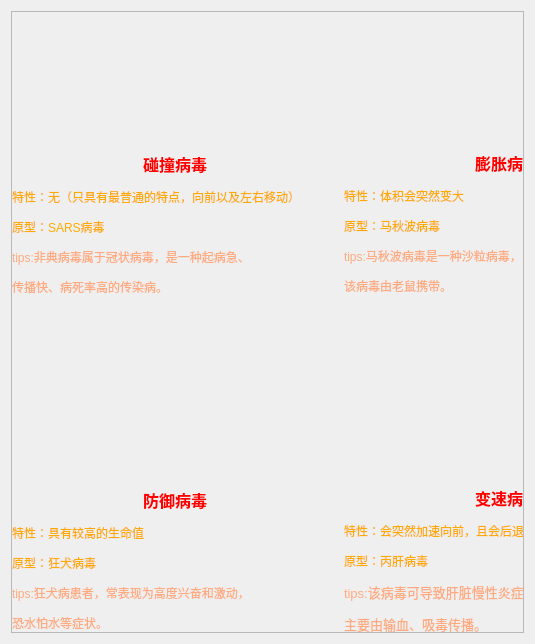
<?xml version="1.0" encoding="UTF-8"?>
<ui version="4.0">
 <class>HandBookScene</class>
 <widget class="QWidget" name="HandBookScene">
  <property name="geometry">
   <rect>
    <x>0</x>
    <y>0</y>
    <width>535</width>
    <height>644</height>
   </rect>
  </property>
  <property name="windowTitle">
   <string>Form</string>
  </property>
  <layout class="QVBoxLayout" name="verticalLayout">
   <item>
    <widget class="QScrollArea" name="scrollArea">
     <property name="widgetResizable">
      <bool>true</bool>
     </property>
     <widget class="QWidget" name="scrollAreaWidgetContents_2">
      <property name="geometry">
       <rect>
        <x>0</x>
        <y>0</y>
        <width>511</width>
        <height>620</height>
       </rect>
      </property>
      <property name="minimumSize">
       <size>
        <width>0</width>
        <height>0</height>
       </size>
      </property>
      <widget class="QWidget" name="layoutWidget">
       <property name="geometry">
        <rect>
         <x>0</x>
         <y>0</y>
         <width>658</width>
         <height>623</height>
        </rect>
       </property>
       <layout class="QGridLayout" name="gridLayout">
        <item row="2" column="0">
         <widget class="QLabel" name="label_3">
          <property name="styleSheet">
           <string notr="true">min-height:200px;</string>
          </property>
          <property name="text">
           <string>&lt;html&gt;&lt;head/&gt;&lt;body&gt;&lt;p align=&quot;center&quot;&gt;&lt;span style=&quot; font-size:12pt; font-weight:700; color:#ff0000;&quot;&gt;碰撞病毒&lt;/span&gt;&lt;/p&gt;&lt;p&gt;&lt;span style=&quot; color:#ffaa00;&quot;&gt;特性：无（只具有最普通的特点，向前以及左右移动）&lt;/span&gt;&lt;/p&gt;&lt;p&gt;&lt;span style=&quot; color:#ffaa00;&quot;&gt;原型：SARS病毒&lt;/span&gt;&lt;/p&gt;&lt;p&gt;&lt;span style=&quot; color:#ffaa7f;&quot;&gt;tips:非典病毒属于冠状病毒，是一种起病急、&lt;/span&gt;&lt;/p&gt;&lt;p&gt;&lt;span style=&quot; color:#ffaa7f;&quot;&gt;传播快、病死率高的传染病。&lt;/span&gt;&lt;/p&gt;&lt;/body&gt;&lt;/html&gt;</string>
          </property>
         </widget>
        </item>
        <item row="5" column="0">
         <widget class="QLabel" name="label_9">
          <property name="styleSheet">
           <string notr="true">min-height:150px;</string>
          </property>
          <property name="text">
           <string>&lt;html&gt;&lt;head/&gt;&lt;body&gt;&lt;p align=&quot;center&quot;&gt;&lt;span style=&quot; font-size:12pt; font-weight:700; color:#ff0000;&quot;&gt;防御病毒&lt;/span&gt;&lt;/p&gt;&lt;p&gt;&lt;span style=&quot; color:#ffaa00;&quot;&gt;特性：具有较高的生命值&lt;/span&gt;&lt;/p&gt;&lt;p&gt;&lt;span style=&quot; color:#ffaa00;&quot;&gt;原型：狂犬病毒&lt;/span&gt;&lt;/p&gt;&lt;p&gt;&lt;span style=&quot; color:#ffaa7f;&quot;&gt;tips:狂犬病患者，常表现为高度兴奋和激动，&lt;/span&gt;&lt;/p&gt;&lt;p&gt;&lt;span style=&quot; color:#ffaa7f;&quot;&gt;恐水怕水等症状。&lt;/span&gt;&lt;/p&gt;&lt;/body&gt;&lt;/html&gt;</string>
          </property>
         </widget>
        </item>
        <item row="4" column="1">
         <widget class="QLabel" name="label_4">
          <property name="styleSheet">
           <string notr="true">background-image:url(:/img/images/mrq04.png);
background-repeat: no-repeat;
background-position: center;
min-height:80px;</string>
          </property>
          <property name="text">
           <string/>
          </property>
         </widget>
        </item>
        <item row="2" column="1" rowspan="2">
         <widget class="QLabel" name="label_2">
          <property name="styleSheet">
           <string notr="true">min-height:80px;</string>
          </property>
          <property name="text">
           <string>&lt;html&gt;&lt;head/&gt;&lt;body&gt;&lt;p align=&quot;center&quot;&gt;&lt;span style=&quot; font-size:12pt; font-weight:700; color:#ff0000;&quot;&gt;膨胀病毒&lt;/span&gt;&lt;/p&gt;&lt;p&gt;&lt;span style=&quot; color:#ffaa00;&quot;&gt;特性：体积会突然变大&lt;/span&gt;&lt;/p&gt;&lt;p&gt;&lt;span style=&quot; color:#ffaa00;&quot;&gt;原型：马秋波病毒&lt;/span&gt;&lt;/p&gt;&lt;p&gt;&lt;span style=&quot; color:#ffaa7f;&quot;&gt;tips:马秋波病毒是一种沙粒病毒，&lt;/span&gt;&lt;/p&gt;&lt;p&gt;&lt;span style=&quot; color:#ffaa7f;&quot;&gt;该病毒由老鼠携带。&lt;/span&gt;&lt;/p&gt;&lt;/body&gt;&lt;/html&gt;</string>
          </property>
         </widget>
        </item>
        <item row="5" column="1">
         <widget class="QLabel" name="label_7">
          <property name="styleSheet">
           <string notr="true">min-height:80px;</string>
          </property>
          <property name="text">
           <string>&lt;html&gt;&lt;head/&gt;&lt;body&gt;&lt;p align=&quot;center&quot;&gt;&lt;span style=&quot; font-size:12pt; font-weight:700; color:#ff0000;&quot;&gt;变速病毒&lt;/span&gt;&lt;/p&gt;&lt;p&gt;&lt;span style=&quot; color:#ffaa00;&quot;&gt;特性：会突然加速向前，且会后退&lt;/span&gt;&lt;/p&gt;&lt;p&gt;&lt;span style=&quot; color:#ffaa00;&quot;&gt;原型：丙肝病毒&lt;/span&gt;&lt;/p&gt;&lt;p&gt;&lt;span style=&quot; font-size:10pt; color:#ffaa7f;&quot;&gt;tips:该病毒可导致肝脏慢性炎症坏死，&lt;/span&gt;&lt;/p&gt;&lt;p&gt;&lt;span style=&quot; font-size:10pt; color:#ffaa7f;&quot;&gt;主要由输血、吸毒传播。&lt;/span&gt;&lt;/p&gt;&lt;/body&gt;&lt;/html&gt;</string>
          </property>
         </widget>
        </item>
        <item row="4" column="0">
         <widget class="QLabel" name="label_5">
          <property name="styleSheet">
           <string notr="true">background-image:url(:/img/images/mrq03.png);
background-repeat: no-repeat;
background-position: center;
min-height:150px;</string>
          </property>
          <property name="text">
           <string/>
          </property>
         </widget>
        </item>
        <item row="0" column="1">
         <widget class="QLabel" name="label_6">
          <property name="styleSheet">
           <string notr="true">background-image:url(:/img/images/mrq02.png);
background-repeat: no-repeat;
background-position: center;
min-height:100px;</string>
          </property>
          <property name="text">
           <string/>
          </property>
         </widget>
        </item>
        <item row="0" column="0" rowspan="2">
         <widget class="QLabel" name="label">
          <property name="styleSheet">
           <string notr="true">background-image:url(:/img/images/mrq01.png);
background-repeat: no-repeat;
background-position: center;
min-height:100px;</string>
          </property>
          <property name="text">
           <string/>
          </property>
         </widget>
        </item>
       </layout>
      </widget>
     </widget>
    </widget>
   </item>
  </layout>
 </widget>
 <resources/>
 <connections/>
</ui>
